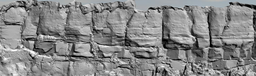
#> input picture de-texturing.png, 256 x 76 px, shrunk from 2359 x 703 before the run
$ python DisconExtraction2D.py
#> lines starting #> are read from the running program, lines starting #| are printed output that depends on the picture; after the words box and inside, x2 and y2 are one past the last pixel; in counts of white or black regions, pixels touching at a corner belong together
import numpy as np
import pandas as pd
import cv2
from matplotlib import pyplot as plt
from sklearn.cluster import KMeans

def VThin(image, array):
    h,w= image.shape[:2]
    NEXT = 1
    for i in range(h):
        for j in range(w):
            if NEXT == 0:
                NEXT = 1
            else:
                M = image[i, j-1] + image[i,j] + image[i, j+1] if 0<j<w-1 else 1
                if image[i, j] == 0 and M != 0:
                    a = [0] * 9
                    for k in range(3):
                        for l in range(3):
                            if-1<(i-1+k)<h and -1<(j-1+l)<w and image[i-1+k, j-1+l] == 255:
                                a[k*3 + l] = 1
                    sum = a[0]*1 + a[1]*2 + a[2]*4 + a[3]*8 + a[5]*16 + a[6]*32 + a[7]*64 + a[8]*128
                    image[i,j] = array[sum]*255
                    if array[sum] == 1:
                        NEXT = 0
    return image

def HThin(image, array):
    h, w = image.shape[:2]
    NEXT = 1
    for j in range(w):
        for i in range(h):
            if NEXT == 0:
                NEXT = 1
            else:
                M = image[i-1, j] + image[i, j] + image[i+1, j] if 0<i<h-1 else 1
                if image[i, j] == 0 and M != 0:
                    a = [0] * 9
                    for k in range(3):
                        for l in range(3):
                            if -1<(i-1+k)<h and -1<(j-1+l)<w and image[i-1+k, j-1+l] == 255:
                                a[k*3 + l] = 1
                    sum = a[0]*1 + a[1]*2 + a[2]*4 + a[3]*8 + a[5]*16 + a[6]*32 + a[7]*64 + a[8]*128
                    image[i, j] = array[sum] * 255
                    if array[sum] == 1:
                        NEXT = 0
    return image

def Xihua(binary, array, num=10):
    iXihua = binary.copy()
    for i in range(num):
        VThin(iXihua, array)
        HThin(iXihua, array)
    return iXihua

array = [0, 0, 1, 1, 0, 0, 1, 1, 1, 1, 0, 1, 1, 1, 0, 1,\
         1, 1, 0, 0, 1, 1, 1, 1, 0, 0, 0, 0, 0, 0, 0, 1,\
         0, 0, 1, 1, 0, 0, 1, 1, 1, 1, 0, 1, 1, 1, 0, 1,\
         1, 1, 0, 0, 1, 1, 1, 1, 0, 0, 0, 0, 0, 0, 0, 1,\
         1, 1, 0, 0, 1, 1, 0, 0, 0, 0, 0, 0, 0, 0, 0, 0,\
         0, 0, 0, 0, 0, 0, 0, 0, 0, 0, 0, 0, 0, 0, 0, 0,\
         1, 1, 0, 0, 1, 1, 0, 0, 1, 1, 0, 1, 1, 1, 0, 1,\
         0, 0, 0, 0, 0, 0, 0, 0, 0, 0, 0, 0, 0, 0, 0, 0,\
         0, 0, 1, 1, 0, 0, 1, 1, 1, 1, 0, 1, 1, 1, 0, 1,\
         1, 1, 0, 0, 1, 1, 1, 1, 0, 0, 0, 0, 0, 0, 0, 1,\
         0, 0, 1, 1, 0, 0, 1, 1, 1, 1, 0, 1, 1, 1, 0, 1,\
         1, 1, 0, 0, 1, 1, 1, 1, 0, 0, 0, 0, 0, 0, 0, 0,\
         1, 1, 0, 0, 1, 1, 0, 0, 0, 0, 0, 0, 0, 0, 0, 0,\
         1, 1, 0, 0, 1, 1, 1, 1, 0, 0, 0, 0, 0, 0, 0, 0,\
         1, 1, 0, 0, 1, 1, 0, 0, 1, 1, 0, 1, 1, 1, 0, 0,\
         1, 1, 0, 0, 1, 1, 1, 0, 1, 1, 0, 0, 1, 0, 0, 0]

def Hough_Transform(img_skeleton, img_back):
    # Hough transform
    gray = cv2.cvtColor(img_skeleton, cv2.COLOR_BGR2GRAY)
    edges = cv2.Canny(gray, 145, 150)
    lines = cv2.HoughLinesP(edges, 0.01, np.pi / 10, 5, maxLineGap=8, minLineLength=15)
    K = []
    lineh = []
    linel = []
    for line in lines:
        x1, y1, x2, y2 = line[0]
        for x1, y1, x2, y2 in line:
            if x2 == x1:
                lh = [x1, y1, x2, y2]
                cv2.line(img_back, (x1, y1), (x2, y2), (255, 147, 26), 2)
                lineh.append(lh)
            else:
                l = [x1, y1, x2, y2]
                k = (y2 - y1) / (x2 - x1)
                linel.append(l)
                K.append(k)

    # K-means
    K = [[i] for i in K]
    km = KMeans(n_clusters=3, max_iter=1000).fit(K)
    print(km.cluster_centers_)
    y = KMeans(n_clusters=3, max_iter=1000).fit_predict(K)
    df = pd.DataFrame(linel, columns=['x1', 'y1', 'x2', 'y2'])
    df['category'] = y
    category1 = np.array(df.loc[df['category'] == 0])
    category2 = np.array(df.loc[df['category'] == 1])
    category3 = np.array(df.loc[df['category'] == 2])
    for i in range(0, len(category1)):
        x1, y1, x2, y2, cat = category1[i]
        cv2.line(img_back, (x1, y1), (x2, y2), (0, 250, 250), 2)
    for i in range(0, len(category2)):
        x1, y1, x2, y2, cat = category2[i]
        cv2.line(img_back, (x1, y1), (x2, y2), (0, 0, 250), 2)
    for i in range(0, len(category3)):
        x1, y1, x2, y2, cat = category3[i]
        cv2.line(img_back, (x1, y1), (x2, y2), (250, 0, 250), 2)

    cv2.imwrite("result.png", img_back)

if __name__ == "__main__":

    img = cv2.imread('de-texturing.png',0)                             # read de-texturing image
#> img: shape (76, 256); min 0, max 255, mean 134.9
    img_back = cv2.imread("TDOM.png")                                  # read background image
    plt.hist(img.ravel(),256,[0,256]);
    clahe = cv2.createCLAHE(clipLimit=2.0, tileGridSize=(8,8))
    cl1 = clahe.apply(img)
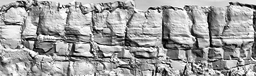
#> cl1: shape (76, 256); min 1, max 255, mean 159.2
    cv2.imwrite('clahe.png',cl1)                                       # write histogram equalization image
    blur = cv2.GaussianBlur(img,(5,5),0)                               # Gaussian Blur
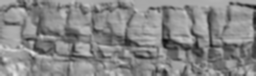
#> blur: shape (76, 256); min 14, max 227, mean 134.9
    ret,thresh = cv2.threshold(blur,60,255,cv2.THRESH_BINARY)          # Binary Threshold
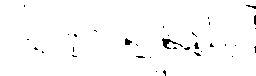
#> thresh: shape (76, 256); 98.4% white; black in thin lines or dots, all inside (x1, y1, x2, y2) = (24, 5, 256, 76)
    kernel = np.ones((5, 5), np.uint8)
    opening = cv2.morphologyEx(thresh, cv2.MORPH_CLOSE, kernel)        # Opening Operation
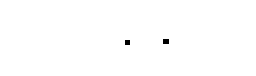
#> opening: shape (76, 256); 99.7% white; 2 black regions, box (x1, y1, x2, y2) and area: (163, 39, 169, 44) 30, (125, 40, 130, 45) 25
    iThin = Xihua(opening, array)                                      # Extract the Skeleton
#> after the loop in Xihua, `for i in range(num):`:
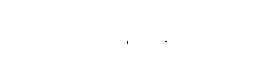
#> iXihua: shape (76, 256); 100% white; black in thin lines or dots, all inside (x1, y1, x2, y2) = (127, 41, 167, 44)

    cv2.imwrite("blur.png", blur)                                      # write the image
    cv2.imwrite("thresh.png", thresh)
    cv2.imwrite("opening.png", opening)
    cv2.imwrite("thin.png",iThin)

    img_skeleton = cv2.imread("thin.png")                              # read the skeleton image
    Hough_Transform(img_skeleton, img_back)                            # applying the hough transform
#> in Hough_Transform, `edges = cv2.Canny(gray, 145, 150)`: edges: shape (76, 256); 0.07% white in thin lines or dots, all inside (x1, y1, x2, y2) = (126, 40, 167, 44)
#> in Hough_Transform, `lines = cv2.HoughLinesP(edges, 0.01, np.pi / 10, 5, maxLineGap=8, minL..`: lines = None
#> after the loop in Hough_Transform, `for line in lines:`: K = []
#> (the run stopped early here; a loop or call above may not have finished)
